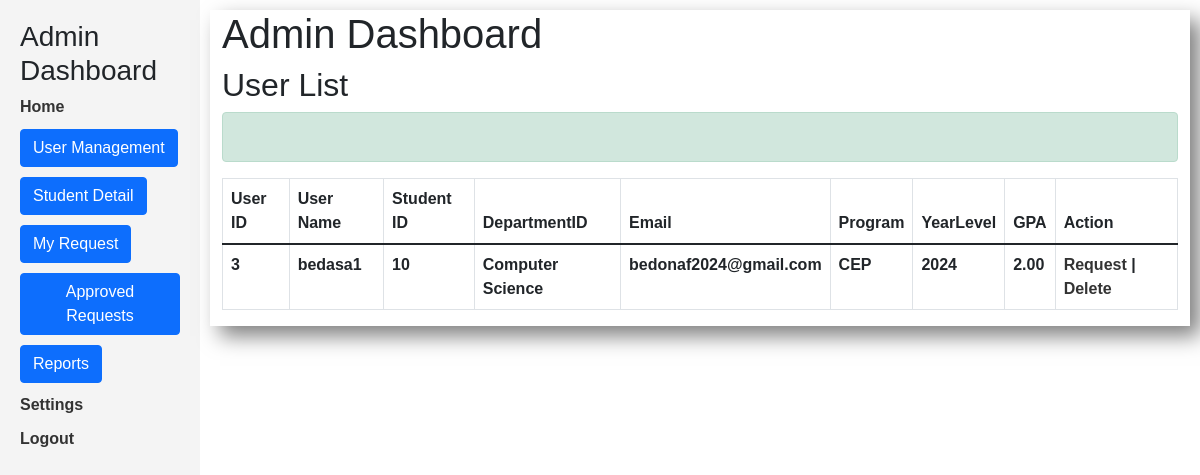
Page /pages/student_dashboard/request.php (signed in) on the committed database.
### tables this page shows
CREATE TABLE `students_tbl` (
  `StudentID` int(11) NOT NULL,
  `UserID` int(11) NOT NULL,
  `DepartmentID` int(255) NOT NULL,
  `Program` varchar(100) DEFAULT NULL,
  `YearLevel` varchar(20) DEFAULT NULL,
  `GPA` decimal(4,2) DEFAULT NULL
);

CREATE TABLE `users_tbl` (
  `UserID` int(11) NOT NULL,
  `UserName` varchar(100) DEFAULT NULL,
  `FirstName` varchar(100) DEFAULT NULL,
  `LastName` varchar(100) DEFAULT NULL,
  `PhoneNumber` varchar(20) DEFAULT NULL,
  `Email` varchar(255) DEFAULT NULL,
  `Passwords` varchar(255) DEFAULT NULL,
  `Roles` varchar(50) DEFAULT NULL
);

CREATE TABLE `departments_tbl` (
  `DepartmentID` int(11) NOT NULL,
  `DepartmentName` varchar(100) DEFAULT NULL
);

### pages/student_dashboard/request.php (the view, shortened to what this page needs)
<?php
require 'index.php';
$user_id = $_SESSION['user_id'];
?>
<div class="jumbotron">
    <div class="content"  style="align-content: space-between;
         justify-content: flex-end; ">
        <div class="container"
             style="align-content: center;
             justify-content: flex-end;
             box-shadow: 10px 10px 20px 0px rgba(0, 0, 0, 0.5);">
            <h1>Admin Dashboard</h1>
            <div id="user_list">
                <h2>User List</h2>
                <div class="alert alert-success forms" role="alert">
                </div>
                <table class="table table-bordered" border='1'>
                    <thead>
                        <tr>
                            <th>User ID</th>
                            <th>User Name</th>
                            <th>Student ID</th>
                            <th>DepartmentID</th>
                            <th>Email</th>
                            <th>Program	</th>
                            <th>YearLevel</th>
                            <th>GPA</th>
                            <th>Action</th>
                        </tr>
                    <thead>
                    <tbody>
                        <?php
                        include '../../includes/db_connection.php';
                        $sql = "SELECT users_tbl.UserID, users_tbl.UserName, users_tbl.Email, " .
                                "students_tbl.StudentID, students_tbl.DepartmentID, " .
                                "students_tbl.Program, students_tbl.YearLevel, " .
                                "students_tbl.GPA, departments_tbl.DepartmentName " .
                                "FROM users_tbl, students_tbl, departments_tbl " .
                                "WHERE students_tbl.UserID = users_tbl.UserID " .
                                "AND students_tbl.DepartmentID = departments_tbl.DepartmentID " .
                                "AND users_tbl.UserID = '$user_id'";
                        $result = $conn->query($sql);
                        while ($row = mysqli_fetch_assoc($result)) {
                            echo "<tr>";
                            echo "<td>" . $row["UserID"] . "</td>";
                            echo "<td>" . $row["UserName"] . "</td>";
                            echo "<td>" . $row["StudentID"] . "</td>";
                            echo "<td>" . $row["DepartmentName"] . "</td>";
                            echo "<td>" . $row["Email"] . "</td>";
                            echo "<td>" . $row["Program"] . "</td>";
                            echo "<td>" . $row["YearLevel"] . "</td>";
                            echo "<td>" . $row["GPA"] . "</td>";
                            echo "<td><a href='requesting.php?id=" . $row["UserID"] . "'>Request</a> | <a href='delete_user.php?id=" . $row["UserID"] . "'>Delete</a></td>";
                            echo "</tr>";
                        }
                        ?>
                    </tbody>
                </table>
            </div>
        </div>
    </div>
</div>

### pages/css/style.css (style rules this page uses)
* { padding: 0; margin: 0; box-sizing: border-box; }
body { min-height: 10vh; background-size: cover; background-repeat: no-repeat; background-position: center; font-family: 'Gill Sans', 'Gill Sans MT', Calibri, 'Trebuchet MS', sans-serif; font-weight: bold; }
a { text-decoration: none; color: #333; }
.content { display: block; height: 100vh; padding: 10px; }

### rows in the picture
students_tbl: UserID.UserID "3", UserID.UserName "bedasa1", StudentID "10", DepartmentID.DepartmentName "Computer Science", UserID.Email "bedonaf2024@gmail.com", Program "CEP", YearLevel "2024", GPA "2.00"
